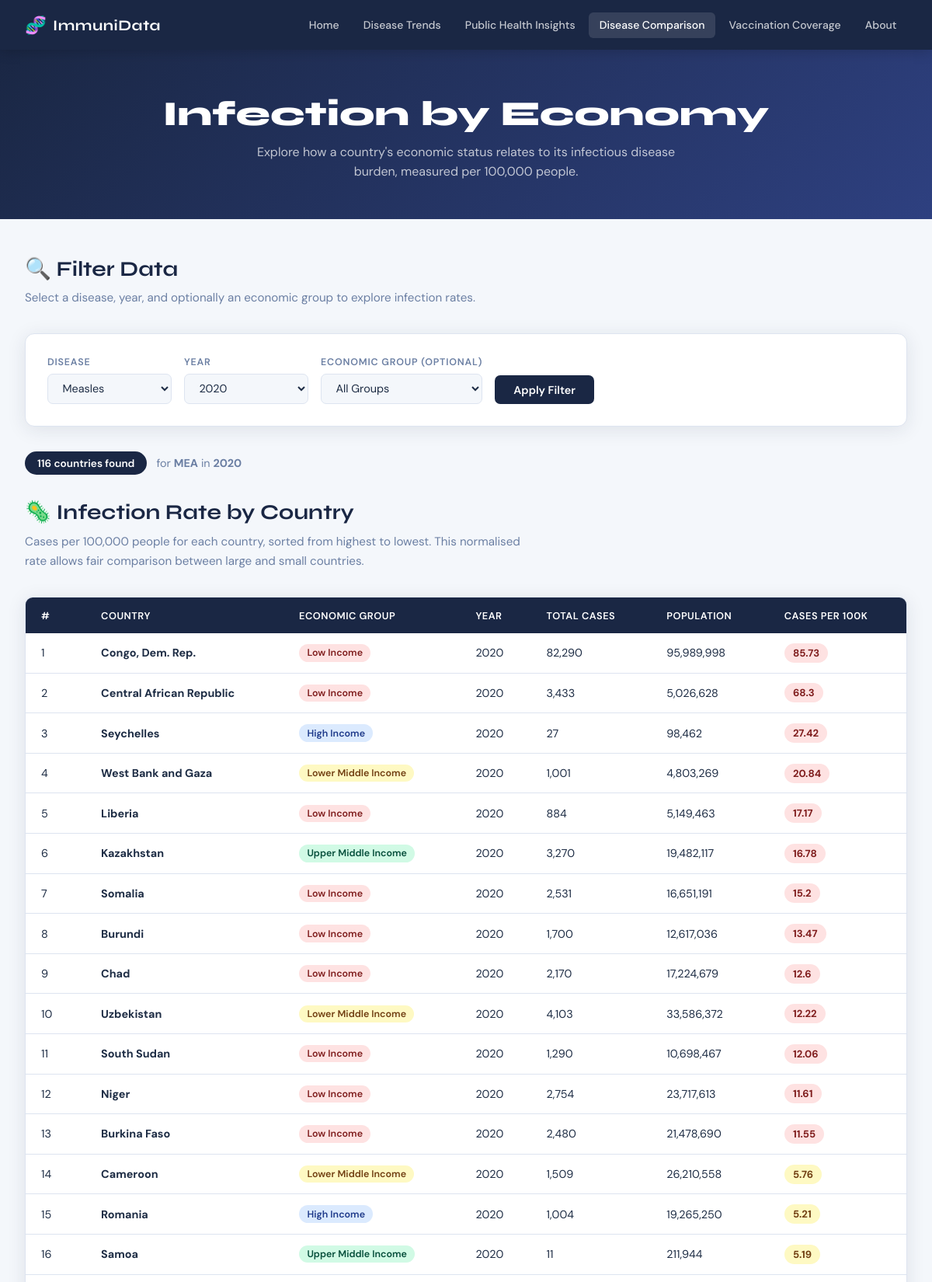
Screenshot of /infection-by-economy (upper part) with the database file from the repository.
### tables this page shows
CREATE TABLE Infection_Type (id TEXT (3) PRIMARY KEY UNIQUE NOT NULL, description TEXT (10) NOT NULL);

CREATE TABLE Country (
    CountryID TEXT (3)  PRIMARY KEY
                        UNIQUE
                        NOT NULL,
    name      TEXT (50) UNIQUE
                        NOT NULL,
    region    TEXT (3)  REFERENCES Region (RegionID),
    economy   INTEGER   REFERENCES Economy (economyID) 
);

CREATE TABLE Economy (
    economyID INTEGER   PRIMARY KEY
                        UNIQUE
                        NOT NULL,
    phase     TEXT (20) UNIQUE
                        NOT NULL
);

### app.py (the view)
@app.route('/infection-by-economy', methods=['GET'])
def infection_by_economy():
    conn = get_db()
    cur = conn.cursor()
    cur.execute("SELECT economyID, phase FROM Economy ORDER BY economyID")
    economies = cur.fetchall()
    cur.execute("SELECT id, description FROM Infection_Type ORDER BY description")
    inf_types = cur.fetchall()
    cur.execute("SELECT DISTINCT year FROM InfectionData ORDER BY year DESC")
    years = [row['year'] for row in cur.fetchall()]
    sel_eco = request.args.get('economy', '')
    sel_inf = request.args.get('inf_type', 'MEA')
    sel_yr  = request.args.get('year', '2020')
    q1 = '''SELECT c.name AS country, e.phase AS economy,
        i.description AS disease, inf.year, inf.cases, cp.population,
        ROUND(inf.cases/(cp.population/100000.0),2) AS per_100k
        FROM InfectionData inf
        JOIN Country c ON inf.country=c.CountryID
        JOIN Economy e ON c.economy=e.economyID
        JOIN Infection_Type i ON inf.inf_type=i.id
        JOIN CountryPopulation cp ON cp.country=inf.country AND cp.year=inf.year
        WHERE inf.inf_type=? AND inf.year=? AND inf.cases>0 AND cp.population>0'''
    p1 = [sel_inf, sel_yr]
    if sel_eco:
        q1 += ' AND e.economyID=?'
        p1.append(sel_eco)
    q1 += ' ORDER BY per_100k DESC'
    cur.execute(q1, p1)
    country_rows = cur.fetchall()
    cur.execute('''SELECT e.phase AS economy, COUNT(DISTINCT inf.country) AS num_countries,
        SUM(inf.cases) AS total_cases,
        ROUND(SUM(inf.cases)/(SUM(cp.population)/100000.0),2) AS avg_per_100k
        FROM InfectionData inf
        JOIN Country c ON inf.country=c.CountryID
        JOIN Economy e ON c.economy=e.economyID
        JOIN Infection_Type i ON inf.inf_type=i.id
        JOIN CountryPopulation cp ON cp.country=inf.country AND cp.year=inf.year
        WHERE inf.inf_type=? AND inf.year=? AND inf.cases>0 AND cp.population>0
        GROUP BY e.phase, e.economyID ORDER BY e.economyID ASC''', [sel_inf, sel_yr])
    economy_summary = cur.fetchall()
    conn.close()
    return render_template('infection_by_economy.html',
        economies=economies, inf_types=inf_types, years=years,
        sel_economy=sel_eco, sel_inf_type=sel_inf, sel_year=int(sel_yr),
        country_rows=country_rows, economy_summary=economy_summary)

### app.py (called while the page is built)
def get_db():
    conn = sqlite3.connect(DB_PATH)
    conn.row_factory = sqlite3.Row
    return conn

### templates/infection_by_economy.html (shortened to what this page needs)
<!DOCTYPE html>
<html lang="en">
<head>
    <link rel="stylesheet" href="{{ url_for('static', filename='style.css') }}">
</head>
<body>
    <nav class="navbar">
        <div class="nav-inner">
            <div class="nav-logo">
                <span class="logo-icon">🧬</span>
                <span class="logo-text">ImmuniData</span>
            </div>
            <ul class="nav-links">
                <li><a href="/">Home</a></li>
                <li><a href="/above-average">Disease Trends</a></li>
                <li><a href="/mission">Public Health Insights</a></li>
                <li><a href="/infection-by-economy" class="active">Disease Comparison</a></li>
                <li><a href="/vaccination-rates">Vaccination Coverage</a></li>
                <li><a href="/mission">About</a></li>
            </ul>
        </div>
    </nav>
    <section class="page-header">
        <h1>Infection by Economy</h1>
        <p>Explore how a country's economic status relates to its infectious disease burden, measured per 100,000 people.</p>
    </section>
    <div class="page-content">
        <section>
            <h2 class="section-heading">🔍 Filter Data</h2>
            <p class="section-sub-text">
                Select a disease, year, and optionally an economic group to explore infection rates.
            </p>
            <form class="filter-form" method="GET" action="/infection-by-economy">
                <div class="form-group">
                    <label for="inf_type">Disease</label>
                    <select name="inf_type" id="inf_type">
                        {% for t in inf_types %}
                        <option value="{{ t['id'] }}"
                            {% if t['id'] == sel_inf_type %}selected{% endif %}>
                            {{ t['description'] }}
                        </option>
                        {% endfor %}
                    </select>
                </div>
                <div class="form-group">
                    <label for="year">Year</label>
                    <select name="year" id="year">
                        {% for y in years %}
                        <option value="{{ y }}"
                            {% if y == sel_year %}selected{% endif %}>
                            {{ y }}
                        </option>
                        {% endfor %}
                    </select>
                </div>
                <div class="form-group">
                    <label for="economy">Economic Group (Optional)</label>
                    <select name="economy" id="economy">
                        <option value="">All Groups</option>
                    </select>
                </div>
                <button type="submit" class="btn-filter">Apply Filter</button>
            </form>
        </section>
        <div class="results-summary">
            <span class="results-badge">
                {{ country_rows | length }} countries found
            </span>
            <span class="results-context">
                for <strong>{{ sel_inf_type }}</strong> in <strong>{{ sel_year }}</strong>
            </span>
        </div>
        <section>
            <h2 class="section-heading">🦠 Infection Rate by Country</h2>
            <p class="section-sub-text">
                Cases per 100,000 people for each country, sorted from highest to lowest.
                This normalised rate allows fair comparison between large and small countries.
            </p>
            {% if country_rows %}
            <div class="table-wrap">
                <table>
                    <thead>
                        <tr>
                            <th>#</th>
                            <th>Country</th>
                            <th>Economic Group</th>
                            <th>Year</th>
                            <th>Total Cases</th>
                            <th>Population</th>
                            <th>Cases per 100k</th>
                        </tr>
                    </thead>
                    <tbody>
                        {% for row in country_rows %}
                        <tr>
                            <td>{{ loop.index }}</td>
                            <td><strong>{{ row['country'] }}</strong></td>
                            <td>
                                <span class="economy-tag econ-{{ row['economy'] | replace(' ', '-') | lower }}">
                                    {{ row['economy'] }}
                                </span>
                            </td>
                            <td>{{ row['year'] }}</td>
                            <td>{{ "{:,.0f}".format(row['cases']) }}</td>
                            <td>{{ "{:,.0f}".format(row['population']) }}</td>
                            <td>
                                <span class="per100k-badge
                                    {% if row['per_100k'] >= 10 %}rate-high
                                    {% elif row['per_100k'] >= 1 %}rate-mid
                                    {% else %}rate-low{% endif %}">
                                    {{ row['per_100k'] }}
                                </span>
                            </td>
                        </tr>
                        {% endfor %}
                    </tbody>
                </table>
            </div>
            {% else %}
            <div class="empty-state">
                <div class="empty-icon">🔎</div>
                <p>No data found for the selected filters.</p>
                <p class="empty-hint">Try selecting a different disease, year, or removing the economy filter.</p>
            </div>
            {% endif %}
        </section>
    </div>
</body>
</html>

### static/style.css (style rules this page uses)
:root { --navy: #1a2744; --navy-light: #243256; --navy-mid: #2e4080; --accent: #4a90d9; --accent-2: #5bb8f5; --white: #ffffff; --off-white: #f4f7fb; --text: #1e2d45; --text-muted: #6b7fa3; --border: #dde4f0; --card-shadow: 0 4px 24px rgba(26,39,68,0.10); }
* { margin: 0; padding: 0; box-sizing: border-box; }
body { font-family: 'DM Sans', sans-serif; background: var(--off-white); color: var(--text); min-height: 100vh; }
.navbar { background: var(--navy); position: sticky; top: 0; z-index: 100; box-shadow: 0 2px 16px rgba(0,0,0,0.18); }
.nav-inner { max-width: 1200px; margin: 0 auto; padding: 0 2rem; display: flex; align-items: center; justify-content: space-between; height: 64px; }
.nav-logo { display: flex; align-items: center; gap: 0.5rem; }
.logo-icon { font-size: 1.4rem; }
.logo-text { font-family: 'Syne', sans-serif; font-weight: 700; font-size: 1.2rem; color: var(--white); letter-spacing: 0.5px; }
.nav-links { list-style: none; display: flex; gap: 0.25rem; }
.nav-links a { color: rgba(255,255,255,0.75); text-decoration: none; font-size: 0.875rem; font-weight: 500; padding: 0.45rem 0.85rem; border-radius: 6px; transition: all 0.2s; }
.nav-links a:hover, .nav-links a.active { color: var(--white); background: rgba(255,255,255,0.12); }
.section-heading { font-family: 'Syne', sans-serif; font-size: 1.7rem; font-weight: 700; color: var(--navy); margin-bottom: 0.6rem; }
.section-sub-text { color: var(--text-muted); font-size: 0.95rem; line-height: 1.7; margin-bottom: 2rem; max-width: 640px; }
.table-wrap { overflow-x: auto; border-radius: 10px; border: 1px solid var(--border); box-shadow: var(--card-shadow); }
table { width: 100%; border-collapse: collapse; background: var(--white); font-size: 0.9rem; }
thead { background: var(--navy); color: var(--white); }
thead th { padding: 0.9rem 1.25rem; text-align: left; font-weight: 600; font-size: 0.8rem; letter-spacing: 0.5px; text-transform: uppercase; }
tbody tr { border-bottom: 1px solid var(--border); transition: background 0.15s; }
tbody td { padding: 0.8rem 1.25rem; color: var(--text); }
.filter-form { background: var(--white); border: 1px solid var(--border); border-radius: 12px; padding: 1.75rem; margin-bottom: 2rem; box-shadow: var(--card-shadow); display: flex; flex-wrap: wrap; gap: 1rem; align-items: flex-end; }
.form-group { display: flex; flex-direction: column; gap: 0.4rem; min-width: 160px; }
.form-group label { font-size: 0.78rem; font-weight: 600; text-transform: uppercase; letter-spacing: 0.8px; color: var(--text-muted); }
.form-group select, .form-group input { border: 1.5px solid var(--border); border-radius: 7px; padding: 0.55rem 0.9rem; font-size: 0.9rem; font-family: 'DM Sans', sans-serif; color: var(--text); background: var(--off-white); transition: border-color 0.2s; outline: none; }
.btn-filter { background: var(--navy); color: var(--white); border: none; border-radius: 7px; padding: 0.6rem 1.5rem; font-size: 0.9rem; font-weight: 600; cursor: pointer; font-family: 'DM Sans', sans-serif; transition: all 0.2s; }
.page-header { background: linear-gradient(135deg, var(--navy) 0%, var(--navy-mid) 100%); color: var(--white); padding: 3.5rem 2rem 3rem; text-align: center; }
.page-header h1 { font-family: 'Syne', sans-serif; font-size: clamp(1.8rem, 4vw, 2.8rem); font-weight: 800; margin-bottom: 0.6rem; }
.page-header p { color: rgba(255,255,255,0.72); font-size: 1rem; max-width: 540px; margin: 0 auto; line-height: 1.6; }
.page-content { max-width: 1200px; margin: 0 auto; padding: 3rem 2rem; }
.results-summary { display: flex; align-items: center; gap: 0.75rem; margin-bottom: 2rem; flex-wrap: wrap; }
.results-badge { background: var(--navy); color: var(--white); padding: 0.4rem 1rem; border-radius: 999px; font-size: 0.85rem; font-weight: 600; }
.results-context { font-size: 0.9rem; color: var(--text-muted); }
.economy-tag { display: inline-block; padding: 0.2rem 0.65rem; border-radius: 999px; font-size: 0.78rem; font-weight: 600; white-space: nowrap; }
.econ-high-income { background: #dbeafe; color: #1e3a8a; }
.econ-upper-middle-income { background: #d1fae5; color: #064e3b; }
.econ-lower-middle-income { background: #fef9c3; color: #713f12; }
.econ-low-income { background: #fee2e2; color: #7f1d1d; }
.per100k-badge { display: inline-block; padding: 0.25rem 0.7rem; border-radius: 999px; font-size: 0.82rem; font-weight: 700; }
.rate-high { background: #fee2e2; color: #7f1d1d; }
.rate-mid { background: #fef9c3; color: #713f12; }

### rows the page displays
Infection_Type: id "MEA"
Country: country "Congo, Dem. Rep.", economy "Low Income", year "2020", cases "82,290", population "95,989,998", per_100k "85.73"
Country: country "Central African Republic", economy "Low Income", year "2020", cases "3,433", population "5,026,628", per_100k "68.3"
Country: country "Seychelles", economy "High Income", year "2020", cases "27", population "98,462", per_100k "27.42"
Country: country "West Bank and Gaza", economy "Lower Middle Income", year "2020", cases "1,001", population "4,803,269", per_100k "20.84"
Country: country "Liberia", economy "Low Income", year "2020", cases "884", population "5,149,463", per_100k "17.17"
Country: country "Kazakhstan", economy "Upper Middle Income", year "2020", cases "3,270", population "19,482,117", per_100k "16.78"
Country: country "Somalia", economy "Low Income", year "2020", cases "2,531", population "16,651,191", per_100k "15.2"
Country: country "Burundi", economy "Low Income", year "2020", cases "1,700", population "12,617,036", per_100k "13.47"
Country: country "Chad", economy "Low Income", year "2020", cases "2,170", population "17,224,679", per_100k "12.6"
Country: country "Uzbekistan", economy "Lower Middle Income", year "2020", cases "4,103", population "33,586,372", per_100k "12.22"
Country: country "South Sudan", economy "Low Income", year "2020", cases "1,290", population "10,698,467", per_100k "12.06"
Country: country "Niger", economy "Low Income", year "2020", cases "2,754", population "23,717,613", per_100k "11.61"
Country: country "Burkina Faso", economy "Low Income", year "2020", cases "2,480", population "21,478,690", per_100k "11.55"
Country: country "Cameroon", economy "Lower Middle Income", year "2020", cases "1,509", population "26,210,558", per_100k "5.76"
Country: country "Romania", economy "High Income", year "2020", cases "1,004", population "19,265,250", per_100k "5.21"
Country: country "Samoa", economy "Upper Middle Income", year "2020", cases "11", population "211,944", per_100k "5.19"

### other values shown
{{ country_rows | length }} "116"
{{ sel_year }} "2020"
form field inf_type "Measles"
form field year "2020"
